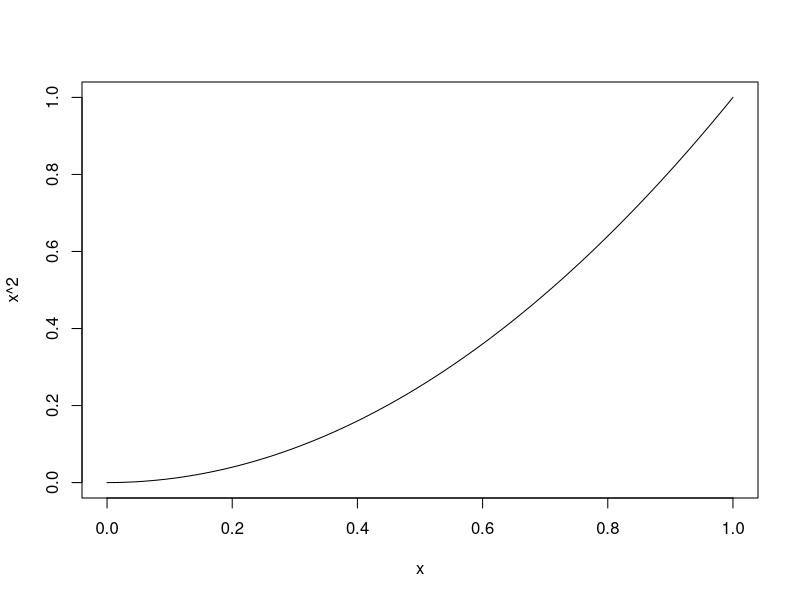
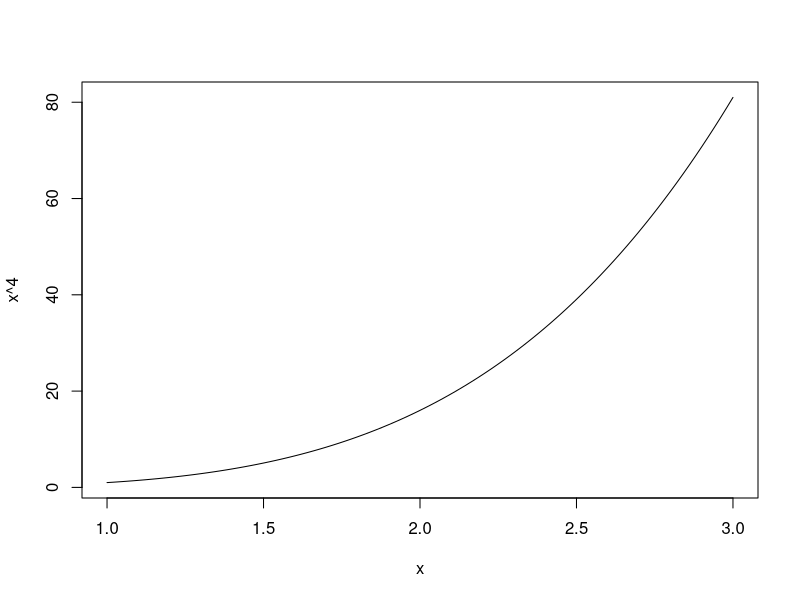
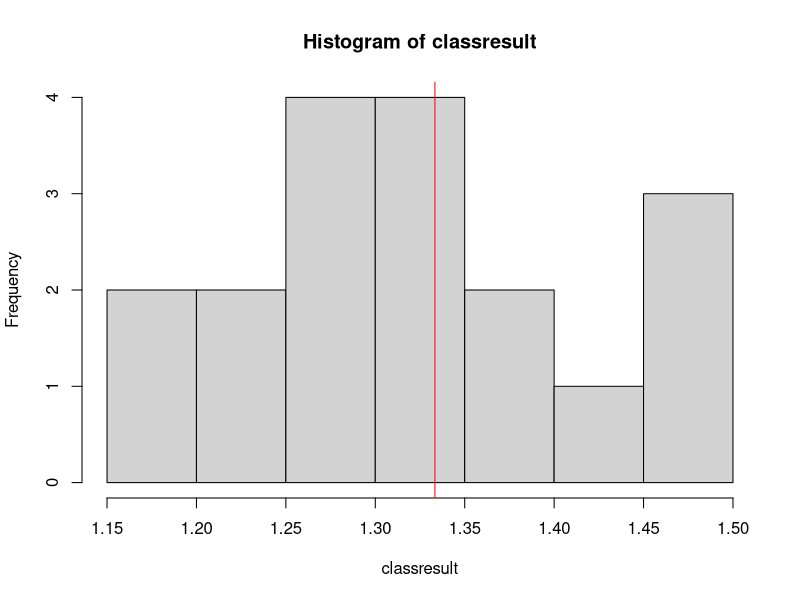
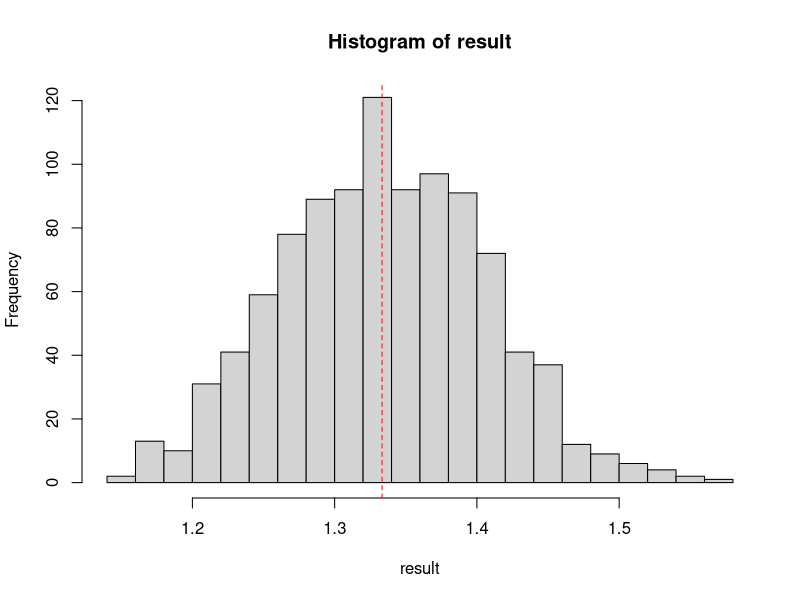

Write R code to recreate these figures, in order.
#-------------------------------------------#
# Monte Carlo integration
#-------------------------------------------#

### example 1
curve(x^2,from=0,to=1)
a=runif(1000)
mean(a^2)

### example 2
curve(x^4,from=1,to=3)
a=runif(1000,min=1,max=3)
mean(a^4)*2


### example 3
a=runif(1000,min=0,max=2)
mean(a^3-a^2) * 2


classresult=c(1.355, 1.22341, 1.405169,1.328333, 1.455,1.498, 1.274876,
              1.283769, 1.32, 1.22, 1.188352, 1.29, 1.466008, 1.32337,1.3333,
              1.277916,1.351849, 1.16)
hist(classresult)
abline(v=((2^4)/4) - ((2^3)/3),col='red')



### show CLT of estimates
nsim=1000
result=rep(NA,nsim)
for(i in 1:nsim){
  a=runif(1000,min=0,max=2)
  result[i]=mean(a^3-a^2)*2
}
hist(result,nclass=20)
abline(v=(4-8/3),lty='dashed',col='red')